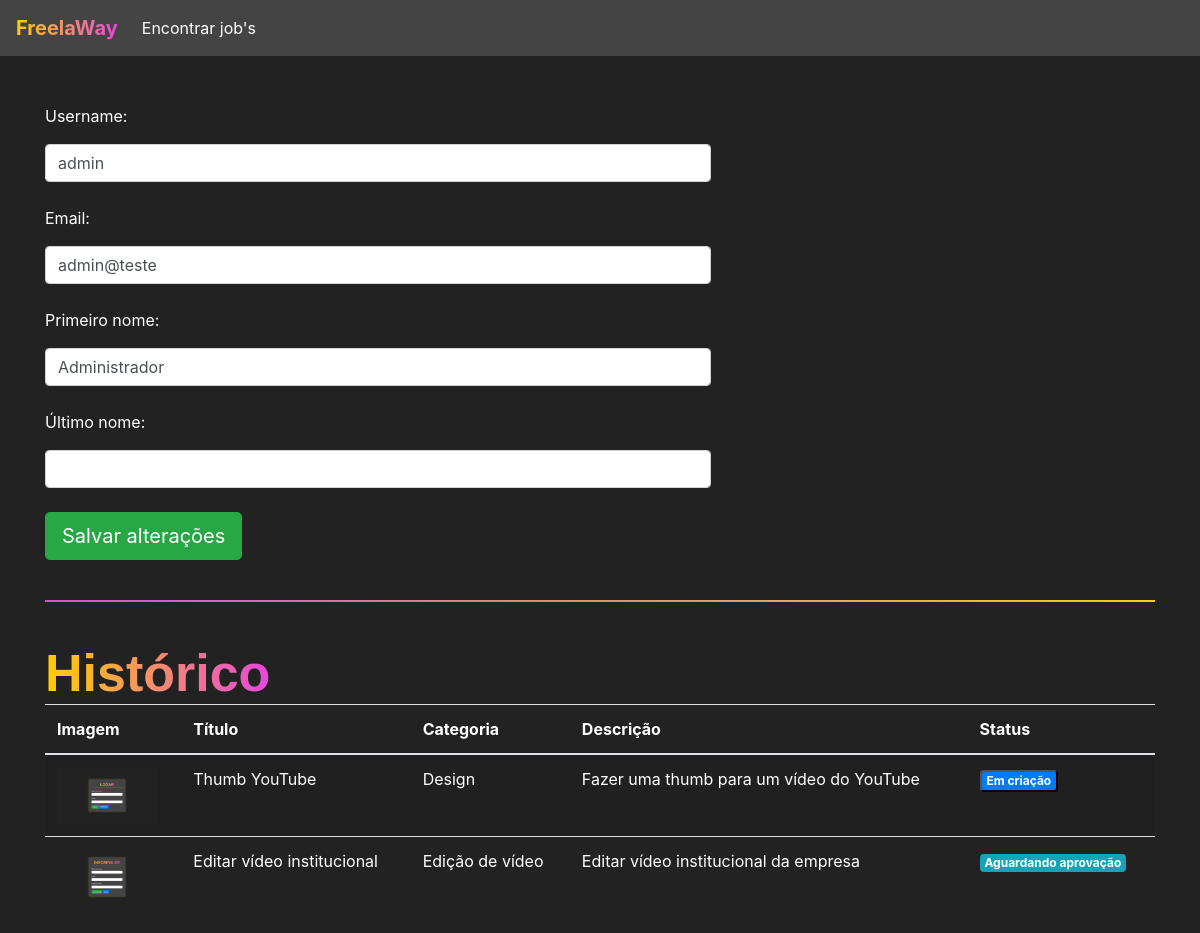
Page /jobs/perfil/ (signed in) on the earlier database version.
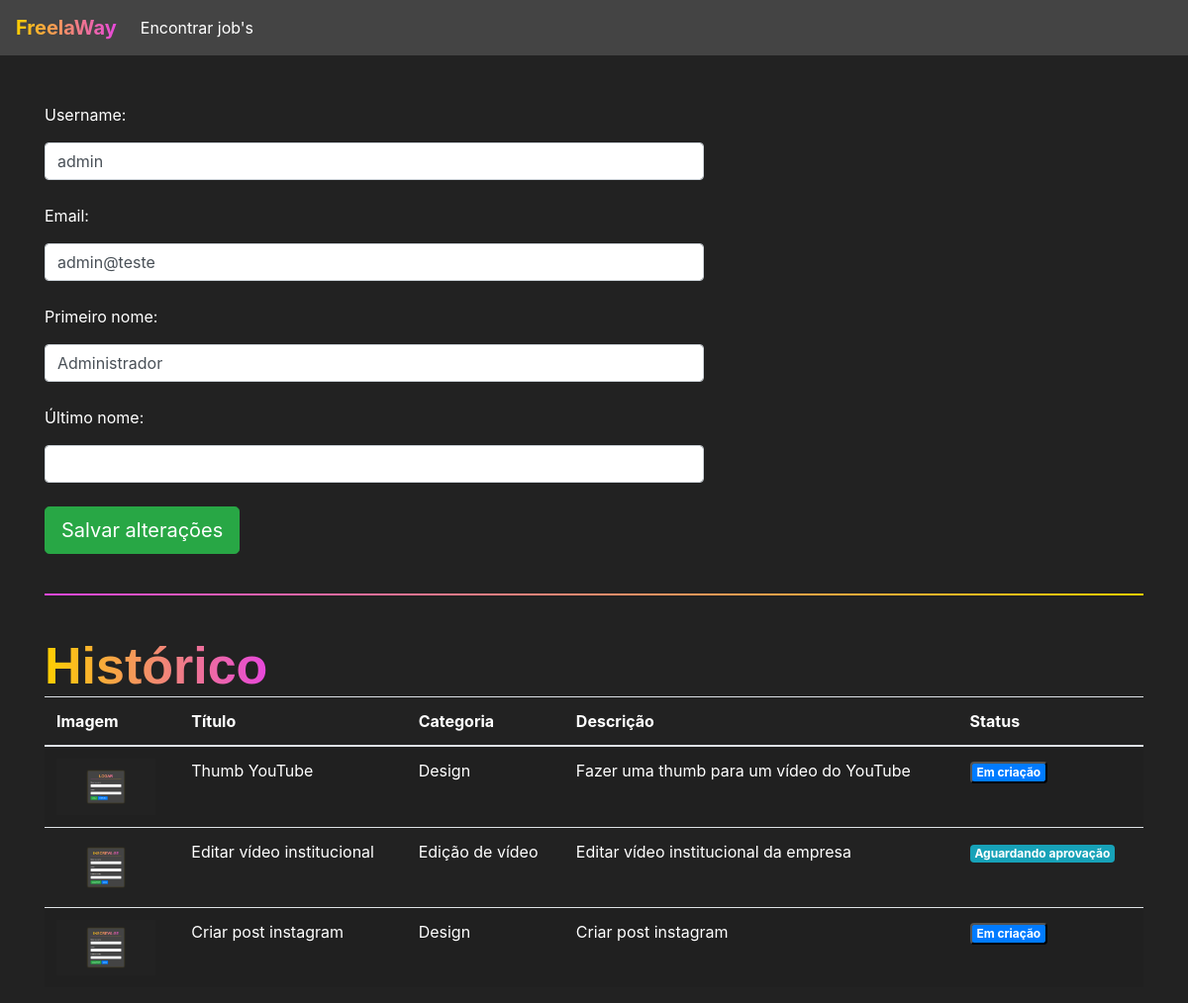
Same page on the later database version.
### jobs/models.py (models this page shows, shortened)
class Jobs(models.Model):
    categoria_choices = (('D', 'Design'),
                         ('EV', 'Edição de Vídeo'))
    status_choices = (('C', 'Em criação'),
                      ('AA', 'Aguardando aprovação'),
                      ('F', 'Finalizado'))
    titulo = models.CharField(max_length=200)
    descricao = models.TextField()
    categoria = models.CharField(max_length=2, choices=categoria_choices, default="D")
    prazo_entrega = models.DateTimeField()
    preco = models.FloatField()
    referencias = models.ManyToManyField(Referencias)
    profissional = models.ForeignKey(User, on_delete=models.DO_NOTHING, null=True, blank=True)
    reservado = models.BooleanField(default=False)
    status = models.CharField(max_length=2, default='C')
    arquivo_final = models.FileField(null=True)

class Referencias(models.Model):
    arquivo = models.FileField(upload_to='referencias')
    def __str__(self) -> str:
        return self.arquivo.url

### jobs/views.py (the view, shortened to what this page needs)
# urls.py: path('perfil/', views.perfil, name="perfil"),
def perfil(request):
    if request.method == "GET":
        jobs = Jobs.objects.filter(profissional=request.user)
        return render(request, 'perfil.html', {'jobs': jobs})

### jobs/templates/perfil.html (shortened to what this page needs)
{% extends 'base.html' %}
{% load static %}
{% block 'head' %}
<link rel="stylesheet" href="{% static 'jobs/css/encontrar_jobs.css' %}">
<link rel="stylesheet" href="{% static 'jobs/css/perfil.css' %}">
{% endblock %}
{% block 'body' %}
<br>
<br>
<div class="container">
    <div style="width: 60%">
        <form action="{% url 'perfil' %}" method="POST">
            <p>Username:</p>
            <input type="text" class="form-control" value="{{user.username}}" name="username">
            <br/>
            <p>Email:</p>
            <input type="email" class="form-control" value="{{user.email}}" name="email">
            <br/>
            <p>Primeiro nome:</p>
            <input type="text" class="form-control" value="{{user.first_name}}" name="primeiro_nome">
            <br/>
            <p>Último nome:</p>
            <input type="text" class="form-control" value="{{user.last_name}}" name="ultimo_nome">
            <br/>
            <input type="submit" class="btn btn-success btn-lg" value="Salvar alterações">
        </form>
    </div>
    <br/>
    <hr class="borda-degrade">
    <br/>
    <h4 class="titulo">Histórico</h4>
    <table style="background-color: #222; color: white;" class="table table-striped">
        <thead>
        <tr>
            <th scope="col">Imagem</th>
            <th scope="col">Título</th>
            <th scope="col">Categoria</th>
            <th scope="col">Descrição</th>
            <th scope="col">Status</th>
        </tr>
        </thead>
        <tbody>
        {% for job in jobs %}
        <tr>
            <th scope="row"><img width="100px" src="{{job.referencias.all.0}}"></th>
            <td>{{job.titulo}}</td>
            <td>
                {% if job.categoria == 'D' %}
                Design
                {% else %}
                Edição de vídeo
                {% endif %}
            </td>
            <td>{{job.descricao}}</td>
            <td>
                {% if job.status == 'AA' %}
                <span class="badge badge-info">Aguardando aprovação</span>
                {% elif job.status == 'C' %}
                <button class="badge badge-primary" data-toggle="modal" data-target="#modal-job-{{job.id}}">
                    Em criação
                </button>
                {% else %}
                <span class="badge badge-success">Finalizado</span>
                {% endif %}
            </td>
        </tr>
        {% endfor %}
        </tbody>
    </table>
</div>
{% endblock %}

### templates/base.html (shortened to what this page needs)
<!doctype html>
<html lang="en">
<head>
    {% block 'head' %}
    {% endblock %}
    <link rel="stylesheet" href="https://cdn.jsdelivr.net/npm/bootstrap@4.6.1/dist/css/bootstrap.min.css">
</head>
<body class="fundo">
{% if user.is_authenticated %}
<nav style="background-color: #444;" class="navbar navbar-expand-lg navbar-dark">
    <a class="navbar-brand" href="#">
        <span class="font-degrade-nav">FreelaWay</span>
    </a>
    <div class="collapse navbar-collapse" id="navbarNav">
        <ul class="navbar-nav">
            <li class="nav-item active">
                <a class="nav-link" href="#">Encontrar job's</a>
            </li>
        </ul>
    </div>
</nav>
{% endif %}
{% block 'body' %}
{% endblock %}
</body>
</html>

### templates/static/jobs/css/encontrar_jobs.css (style rules this page uses)
.fundo { background-color: #222; color: white; }
.titulo { font-family: Arial, Helvetica, sans-serif; font-weight: bold; font-size: 52px; display: inline; background-image: linear-gradient(90deg, rgba(255, 207, 0, 1) 0%, rgba(231, 71, 220, 1) 100%); background-clip: text; -webkit-background-clip: text; color: transparent; padding-bottom: 10px; }

### templates/static/jobs/css/perfil.css (style rules this page uses)
.fundo { background-color: #222; color: white; }
.borda-degrade { border: 1px solid transparent; border-image: linear-gradient(90deg, rgba(231, 71, 220, 1) 0%, rgba(255, 207, 0, 1) 100%); border-image-slice: 1; }
.titulo { font-family: Arial, Helvetica, sans-serif; font-weight: bold; font-size: 52px; display: inline; background-image: linear-gradient(90deg, rgba(255, 207, 0, 1) 0%, rgba(231, 71, 220, 1) 100%); background-clip: text; -webkit-background-clip: text; color: transparent; padding-bottom: 10px; }

### templates/base.html (style rules this page uses)
.font-degrade-nav { background-image: linear-gradient(90deg, rgba(255, 207, 0, 1) 0%, rgba(231, 71, 220, 1) 100%); background-clip: text; -webkit-background-clip: text; color: transparent; padding-bottom: 10px; font-size: 20px; font-weight: bold; }

Differences in the rows shown:
added Jobs: referencias.all.0 (picture), titulo "Criar post instagram", categoria "Design", descricao "Criar post instagram"
